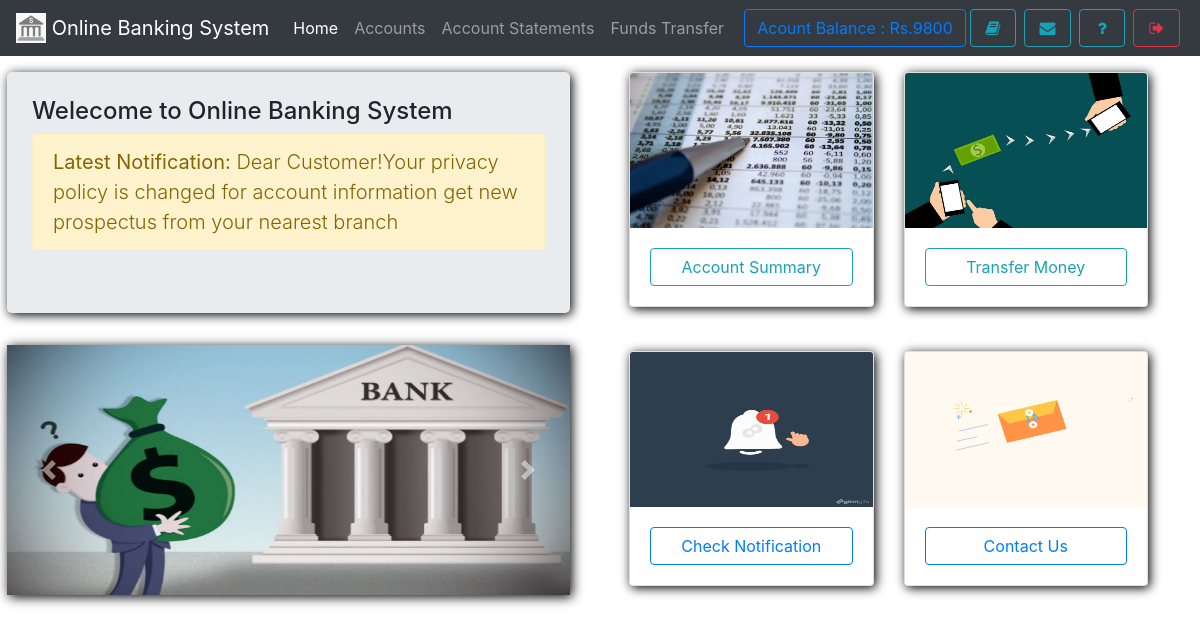
Page /index.php (signed in) on the committed database.
### tables this page shows
CREATE TABLE `useraccounts` (
  `id` int(11) NOT NULL,
  `email` text NOT NULL,
  `password` text NOT NULL,
  `name` varchar(111) NOT NULL,
  `balance` varchar(111) NOT NULL,
  `number` varchar(111) NOT NULL,
  `city` varchar(111) NOT NULL,
  `address` varchar(111) NOT NULL,
  `source` varchar(111) NOT NULL,
  `accountNo` varchar(111) NOT NULL,
  `branch` varchar(111) NOT NULL,
  `accountType` varchar(111) NOT NULL,
  `date` timestamp NOT NULL DEFAULT CURRENT_TIMESTAMP
);

CREATE TABLE `notice` (
  `id` int(11) NOT NULL,
  `userId` varchar(111) NOT NULL,
  `notice` text NOT NULL,
  `date` timestamp NOT NULL DEFAULT CURRENT_TIMESTAMP
);

### assets/db.php (called while the page is built, shortened)
<?php
    $con = new mysqli('localhost','root','','mybank');
    $uid = '';
    if(isset($_SESSION['userId']))
    $uid = $_SESSION['userId'];
    if(!empty($uid)){
      $ar = $con->query("select * from userAccounts,branch where id = '{$uid}' AND userAccounts.branch = branch.branchId");
      $userData = $ar->fetch_assoc();
    }
?>

### index.php (the view, shortened to what this page needs)
<!DOCTYPE html>
<html>
<head>
  <?php require 'assets/autoloader.php'; ?>
  <?php require 'assets/db.php'; ?>
  <?php require 'assets/function.php'; ?>
</head>
<body style="background-size: 100%" class="bg-gradient-seconday">
<nav class="navbar navbar-expand-lg navbar-dark bg-dark fixed-top">
 <a class="navbar-brand" href="#">
    <img src="images/logo.png" style="object-fit:cover;object-position:center center" width="30" height="30" class="d-inline-block align-top" alt="">
   <?php echo bankname; ?>
  </a>
  <div class="collapse navbar-collapse" id="navbarSupportedContent">
    <ul class="navbar-nav mr-auto">
      <li class="nav-item ">
        <a class="nav-link active" href="index.php">Home <span class="sr-only">(current)</span></a>
      </li>
      <li class="nav-item ">  <a class="nav-link" href="accounts.php">Accounts</a></li>
      <li class="nav-item ">  <a class="nav-link" href="statements.php">Account Statements</a></li>
      <li class="nav-item ">  <a class="nav-link" href="transfer.php">Funds Transfer</a></li>
    </ul>
    <?php include 'sideButton.php'; ?>
  </div>
</nav><br><br><br>
<div class="row w-100" >
  <div class="col" style="padding: 22px;padding-top: 0">
    <div class="jumbotron shadowBlack" style="padding: 25px;min-height: 241px;max-height: 241px">
  <h4 class="display-5">Welecome to Online Banking System</h4>
  <p  class="lead alert alert-warning"><b>Latest Notification:</b>
  <?php
      $array = $con->query("select * from notice where userId = '$_SESSION[userId]' order by date desc");
      if ($array->num_rows > 0)
      {
        $row = $array->fetch_assoc();
          echo $row['notice'];
      }
      else
        echo "<div class='alert alert-info'>Notice box empty</div>";
     ?></p>
</div>
        <div id="carouselExampleIndicators" class="carousel slide my-2 rounded-1 shadowBlack" data-ride="carousel" >
          <div class="carousel-inner">
          <div class="carousel-item active">
            <img class="d-block w-100" src="images/bank1.jpg" alt="First slide" style="max-height: 250px">
          </div>
        </div>
        <a class="carousel-control-prev" href="#carouselExampleIndicators" role="button" data-slide="prev">
          <span class="carousel-control-prev-icon" aria-hidden="true"></span>
        </a>
        <a class="carousel-control-next" href="#carouselExampleIndicators" role="button" data-slide="next">
          <span class="carousel-control-next-icon" aria-hidden="true"></span>
        </a>
      </div>
  </div>
<div class="col">
    <div class="row" style="padding: 22px;padding-top: 0">
      <div class="col">
        <div class="card shadowBlack ">
          <img class="card-img-top" src="images/journal.jpg" style="max-height: 155px;min-height: 155px" alt="Card image cap">
          <div class="card-body">
            <a href="accounts.php" class="btn btn-outline-info shadow btn-block">Account Summary</a>
          </div>
        </div>
      </div>
      <div class="col">
        <div class="card shadowBlack ">
          <img class="card-img-top" src="images/mtransfer.jpg" alt="Card image cap" style="max-height: 155px;min-height: 155px">
        <div class="card-body">
          <a href="transfer.php" class="btn btn-outline-info shadow btn-block">Transfer Money</a>
         </div>
        </div>
      </div>
    </div>
    <div class="row" style="padding: 22px">
      <div class="col">
        <div class="card shadowBlack ">
          <img class="card-img-top" src="images/notif.gif" style="max-height: 155px;min-height: 155px" alt="Card image cap">
          <div class="card-body">
            <a href="notice.php" class="btn btn-outline-primary btn-block">Check Notification</a>
          </div>
        </div>
      </div>
      <div class="col">
        <div class="card shadowBlack ">
          <img class="card-img-top" src="images/send_mail.gif" alt="Card image cap" style="max-height: 155px;min-height: 155px">
        <div class="card-body">
          <a href="feedback.php" class="btn btn-outline-primary btn-block">Contact Us</a>
         </div>
        </div>
      </div>
    </div>
  </div>
</div>
</body>
</html>

### assets/autoloader.php (shortened to what this page needs)
<link rel="stylesheet" type="text/css" href="css/bootstrap.min.css">
<link rel="stylesheet" type="text/css" href="css/custom.css">
<link rel="stylesheet" type="text/css" href="font-awesome/css/font-awesome.min.css">

### sideButton.php
<form class="form-inline my-2 my-lg-0">
        <a href="" class="btn btn-outline-primary" data-toggle="tooltip" title="Your current Account Balance">Acount Balance : Rs.<?php echo $userData['balance']; ?></a>
        <a href="accounts.php" data-toggle="tooltip" title="Account Summary" class="btn btn-outline-info mx-1" ><i class="fa fa-book fa-fw"></i></a>
        <a href="notice.php" data-toggle="tooltip" title="View Notice" class="btn btn-outline-info mx-1" ><i class="fa fa-envelope fa-fw"></i></a>
        <a href="feedback.php" data-toggle="tooltip" title="Help?" class="btn btn-outline-info mx-1" ><i class="fa fa-question fa-fw"></i></a>
        <a href="logout.php" data-toggle="tooltip" title="Logout" class="btn btn-outline-danger mx-1" ><i class="fa fa-sign-out fa-fw"></i></a>
</form>

### css/custom.css (style rules this page uses)
.shadowBlack { box-shadow: 2px 2px 11px black }

### rows in the picture
useraccounts: balance "9800"
notice: notice "Dear Customer!Your privacy policy is changed for account information get new prospectus from your nearest branch"

### other values in the picture
bankname "Online Banking System"
